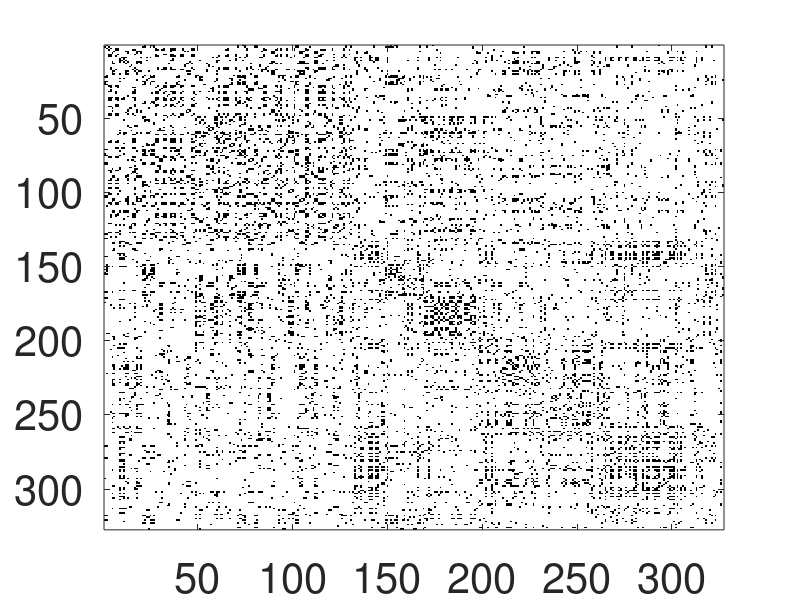
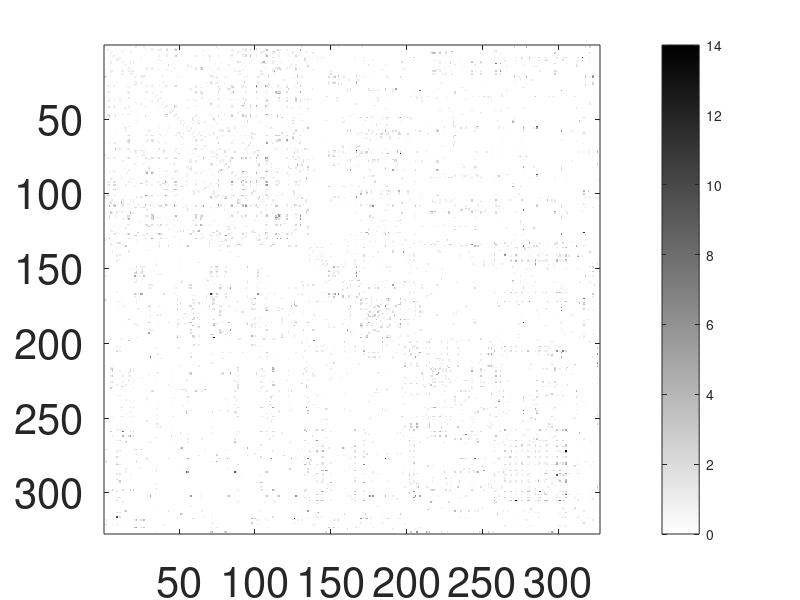

Here is the MATLAB script that generated these plots, in order: (Note: this script raises an error after producing the figures.)
tic
clear


c2 = 1/2; % weight of simple edge
n = 327;
E2 = []; % edge list
W2 = zeros(n); % 2nd order adjacency matrix  

E3 = []; % edge list
W3 = zeros(n); % 2nd order adjacency matrix  


%read hyper edges in a cell array

fid = fopen('highschool.txt');
line1 = fgetl(fid);
res=line1;
while ischar(line1)
line1 = fgetl(fid);
res = char(res,line1);
end
fclose(fid);


for k=1:size(res,1)
  E{k} = str2num(res(k,:));
  %update edge list
  if length(E{k}) == 2
      E2(end+1,:) = [E{k}(1),E{k}(2)];
      E2(end+1,:) = [E{k}(2),E{k}(1)];
      W2(E{k}(1),E{k}(2))=1; % only fill uppder triangle
  elseif length(E{k}) == 3
      E3(end+1,:) = E{k};
      E3(end+1,:) = [E{k}(1),E{k}(2),E{k}(3)];
      E3(end+1,:) = [E{k}(1),E{k}(3),E{k}(2)];
      E3(end+1,:) = [E{k}(2),E{k}(1),E{k}(3)];
      E3(end+1,:) = [E{k}(2),E{k}(3),E{k}(1)];
      E3(end+1,:) = [E{k}(3),E{k}(1),E{k}(2)];
      E3(end+1,:) = [E{k}(3),E{k}(2),E{k}(1)];
        
      W2(E{k}(1),E{k}(2))=1; %only fill uppder triangle
      W3(E{k}(1),E{k}(2))= W3(E{k}(2),E{k}(2))+1;
      W3(E{k}(1),E{k}(3))= W3(E{k}(1),E{k}(3))+1;
      W3(E{k}(2),E{k}(3))= W3(E{k}(2),E{k}(3))+1;
  end
end

%symmetryze matrix
W2 = W2 + W2'; W3 = W3 + W3'; 

data_type = "highschool";

figure
% plot original W2 and W3
imagesc(W2,[0,1]); %plot color map of original matrix
colormap(flipud(gray(2)));
set(gca,'FontSize',30) ;
ax = gca;% Requires R2020a or later
exportgraphics(ax,strcat('plots/periodic_',data_type,'_W2_input.eps'),'Resolution',300) 


imagesc(W3); % plot color map of original matrix
colormap(flipud(gray(256)));colorbar
set(gca,'FontSize',30) ;
set(gca,'ColorScale','log')
ax = gca;% Requires R2020a or later
exportgraphics(ax,strcat('plots/periodic_',data_type,'_W3_input_.eps'),'Resolution',300) 


% plot L2 eigenvalues
% eigenvalues of L2 and L3
d2 = sum(W2, 2); D2 = diag(d2);
d3 = sum(W3, 2); D3 = diag(d3);
d2_inv = 1./d2; d2_inv(isinf(d2_inv)|isnan(d2_inv)) = 0;
d3_inv = 1./d3; d3_inv(isinf(d3_inv)|isnan(d3_inv)) = 0;
L2 = D2 - W2;
L3 = D3 - W3;
%normalize Laplacian
L2 = diag(d2_inv)*L2;
L3 = diag(d3_inv)*L3;
[V2, lambda2] = eigs(L2,n,'smallestabs'); % all eigenvectors ranging from smallest eigenvalue to largest eigenvalue
[V3, lambda3] = eigs(L3,n,'smallestabs'); % all eigenvectors ranging from smallest eigenvalue to largest eigenvalue


eigenvalues2 = diag(lambda2);
scatter(1:40, eigenvalues2(1:40), 100, 'MarkerFaceColor','black');
xlabel('i','FontSize', 13);
ylabel('Eigenvalue \lambda_i','FontSize', 13);
set(gca,'fontsize',30);
ax = gca;
exportgraphics(ax,strcat('plots/periodic_',data_type,'_L2_eigenvalues.eps'),'Resolution',300) 

% plot L3 eigenvalues
eigenvalues3 = diag(lambda3);
scatter(1:40, eigenvalues3(1:40), 100, 'MarkerFaceColor','black');
xlabel('i','FontSize', 13);
ylabel('Eigenvalue \lambda_i','FontSize', 13);
set(gca,'fontsize',30);
ax = gca;
exportgraphics(ax,strcat('plots/periodic_',data_type,'_L3_eigenvalues.eps'),'Resolution',300) 

% plot  eigenvectors of L2
t = tiledlayout(4,1);
ax1 = nexttile;
plot(V2(:,1), 'Color', 'black');
ylabel('v_0')
ax2 = nexttile;
plot(V2(:,2), 'Color', 'black');
ylabel('v_1')
ax3 = nexttile;
plot(V2(:,3), 'Color', 'black');
ylabel('v_2')
ax4 = nexttile;
plot(V2(:,4), 'Color', 'black');
ylabel('v_3')
% Link the axes
linkaxes([ax1,ax2,ax3,ax4],'x');
linkaxes([ax1,ax2,ax3,ax4],'y');
% Move plots closer together
xticklabels(ax1,{})
t.TileSpacing = 'compact';
axis([0 n -1 1])
exportgraphics(t,strcat('plots/periodic_',data_type,'_L2_eigenvectors.eps'),'Resolution',300) 


% plot  eigenvectors of L2
t = tiledlayout(4,1);
ax1 = nexttile;
plot(V3(:,1), 'Color', 'black');
ylabel('v_0')
ax2 = nexttile;
plot(V3(:,2), 'Color', 'black');
ylabel('v_1')
ax3 = nexttile;
plot(V3(:,3), 'Color', 'black');
ylabel('v_2')
ax4 = nexttile;
plot(V3(:,4), 'Color', 'black');
ylabel('v_3')
% Link the axes
linkaxes([ax1,ax2,ax3,ax4],'x');
linkaxes([ax1,ax2,ax3,ax4],'y');
% Move plots closer together
xticklabels(ax1,{})
t.TileSpacing = 'compact';
axis([0 n -1 1])
exportgraphics(t,strcat('plots/periodic_',data_type,'_L3_eigenvectors.eps'),'Resolution',300) 



%shuffle input adjacency matrix
idx_rand = randperm(n);% shuffle the nodes
W2 = W2(idx_rand,idx_rand);
W3 = W3(idx_rand,idx_rand);

for c3 = [0, 1/3, 2/3, 100/3] % weight of triangles

[x_est, V, lambda] = PeriodicHypergraphEmbedding(W2, W3, c2, c3, "norm");

%reorder nodes according to the embedding
[~,idx] = sort(x_est);
W2_reorder = W2(idx,idx);
W3_reorder = W3(idx,idx);


% Generate plots
% 2-d scatter plot for edges
figure
s = scatter(x_est(E2(:,1)),x_est(E2(:,2)),'MarkerFaceColor','black','MarkerEdgeColor','none');
xlim([0 n])
ylim([0 n])
alpha(s,0.3) % transparent color
set(gca,'fontsize',30);
ax = gca;
exportgraphics(ax,strcat('plots/periodic_',data_type,'_edges_c3=',num2str(round(c3,1)),'.eps'),'Resolution',300) 

% 3-d scatter plot for triangle
s = scatter3(E3(:,1),E3(:,2),E3(:,3),10,'MarkerFaceColor','black','MarkerEdgeColor','none');
xlim([0 n])
xlim([0 n])
zlim([0 n])
alpha(s,0.2) % transparent color
set(gca,'fontsize',30);
ax = gca;
exportgraphics(ax,strcat('plots/periodic_',data_type,'_triangles_c3=',num2str(round(c3,1)),'.eps'),'Resolution',300) 


% plot reordered W2
imagesc(W2_reorder,[0,1]); %plot color map of original matrix
colormap(flipud(gray(2)));
set(gca,'FontSize',30) ;
ax = gca;% Requires R2020a or later
exportgraphics(ax,strcat('plots/periodic_',data_type,'_W2_c3=',num2str(round(c3,1)),'.eps'),'Resolution',300) 


% plot reordered W3
imagesc(W3_reorder); % plot color map of original matrix
colormap(flipud(gray(256)));colorbar
set(gca,'FontSize',30) ;
set(gca,'ColorScale','log')
ax = gca;% Requires R2020a or later
exportgraphics(ax,strcat('plots/periodic_',data_type,'_W3_c3=',num2str(round(c3,1)),'.eps'),'Resolution',300) 


% plot eigenvalues of L
eigenvalues = diag(lambda);
scatter(1:40, eigenvalues(1:40), 100, 'MarkerFaceColor','black');
xlabel('i','FontSize', 13);
ylabel('Eigenvalue \lambda_i','FontSize', 13);
set(gca,'fontsize',30);
ax = gca;
exportgraphics(ax,strcat('plots/periodic_',data_type,'_eigenvalues_c3=',num2str(round(c3,1)),'.eps'),'Resolution',300) 

% plot top eigenvectors
t = tiledlayout(4,1);
ax1 = nexttile;
plot(V(:,1), 'Color', 'black');
ylabel('v_0')
ax2 = nexttile;
plot(V(:,2), 'Color', 'black');
ylabel('v_1')
ax3 = nexttile;
plot(V(:,3), 'Color', 'black');
ylabel('v_2')
ax4 = nexttile;
plot(V(:,4), 'Color', 'black');
ylabel('v_3')
% Link the axes
linkaxes([ax1,ax2,ax3,ax4],'x');
linkaxes([ax1,ax2,ax3,ax4],'y');
% Add shared title and axis labels
title(t,'Top Eigenvectors')
% Move plots closer together
xticklabels(ax1,{})
t.TileSpacing = 'compact';
axis([0 n -1 1])
exportgraphics(t,strcat('plots/periodic_',data_type,'_eigenvectors_c3=',num2str(round(c3,1)),'.eps'),'Resolution',300) 



end

toc
